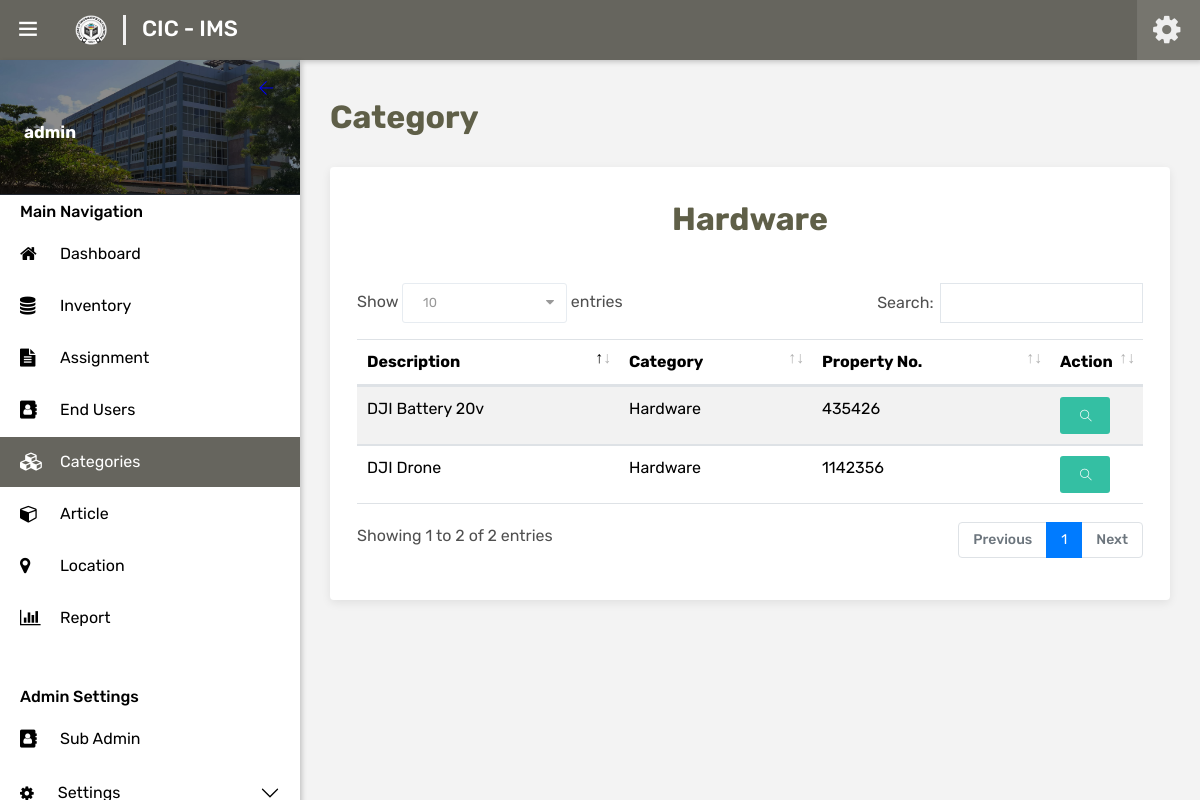
Page /admin/category-view.php?id=4 (signed in) on the earlier database version.
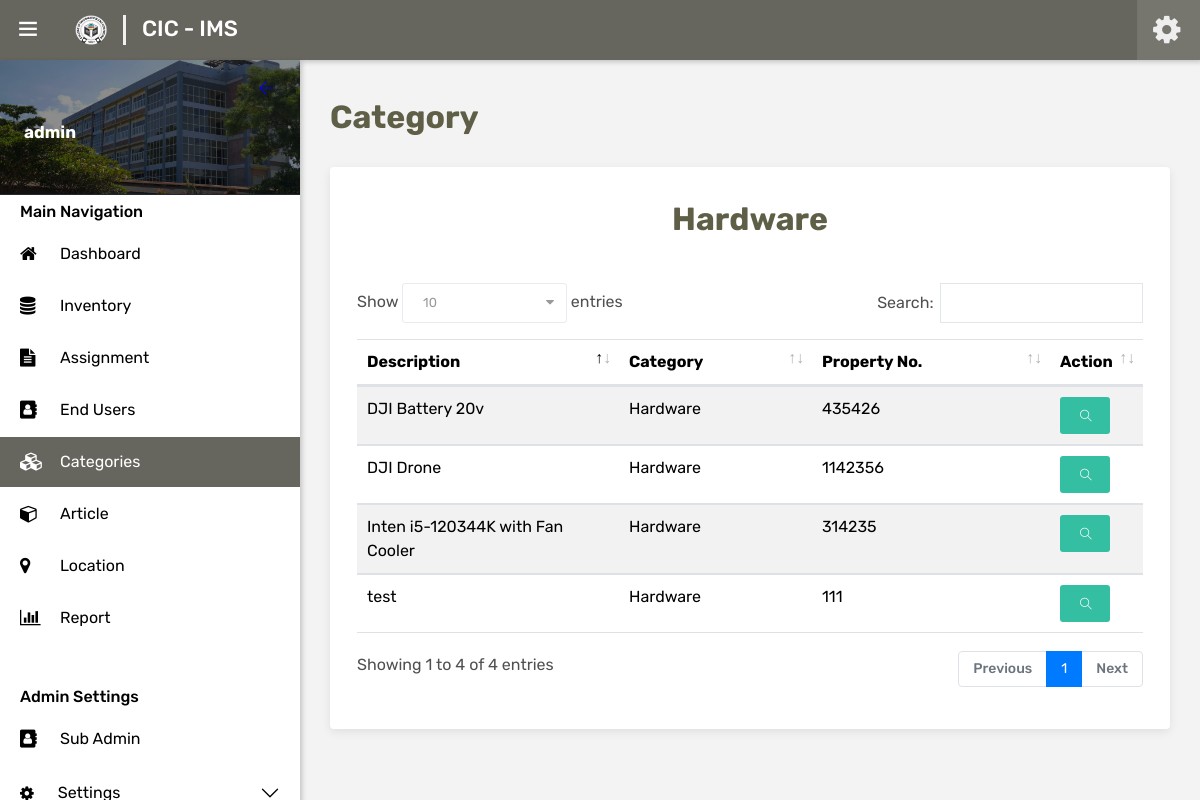
Same page on the later database version.
### tables this page shows
CREATE TABLE `inventory` (
  `inv_id` int(6) NOT NULL,
  `property_no` varchar(18) DEFAULT NULL,
  `category` int(3) DEFAULT NULL,
  `location` int(4) DEFAULT NULL,
  `article` int(4) DEFAULT NULL,
  `description` longtext NOT NULL,
  `qty_pcard` int(7) NOT NULL,
  `qty_pcount` int(7) NOT NULL,
  `unit` int(3) DEFAULT NULL,
  `unit_cost` double NOT NULL,
  `est_life` int(3) DEFAULT NULL,
  `acquisition_date` date DEFAULT NULL,
  `date_added` datetime NOT NULL DEFAULT current_timestamp(),
  `remark` int(3) DEFAULT NULL
);

CREATE TABLE `category` (
  `id` int(3) NOT NULL,
  `category_name` varchar(30) NOT NULL
);

### includes/session.php (called while the page is built, shortened)
<?php
    include('../global/model.php');
    $model = new Model();
    $account_id = $_SESSION['sess'];
    $userInfo = $model->getUserInfo($account_id);
?>

### global/model.php (called while the page is built, shortened)
<?php
	Class Model {
		private $server = "localhost";
		private $username = "root";
		private $password = "cicims";
		private $dbname = "cic_ims";
		private $conn;
		public function __construct() {
			try {
				$this->conn = new mysqli($this->server, $this->username, $this->password, $this->dbname);
			} catch (Exception $e) {
				echo "Connection failed" . $e->getMessage();
			}
		}
		public function getUserInfo($user_id) {
			$data = null;
			$query = "SELECT * FROM users WHERE id = ?";
			if ($stmt = $this->conn->prepare($query)) {
				$stmt->bind_param("i", $user_id);
				$stmt->execute();
				$result = $stmt->get_result();
				if ($result->num_rows > 0) {
					$data = $result->fetch_assoc();
				}
			}
			return $data;
		}
		public function getCategoryDetailByID($category_id) {
			$data = null;
			$query = "SELECT * FROM category WHERE id = ?";
			if ($stmt = $this->conn->prepare($query)) {
				$stmt->bind_param("i", $category_id);
				$stmt->execute();
				$result = $stmt->get_result();
				$data = $result->fetch_assoc();
			}
			return $data;
		}
		public function getCategoryInventories($category_id) {
			$data = null;
			$query = "SELECT i.*, c.id AS category_id, c.category_name
			FROM inventory i
			LEFT JOIN category c ON i.category = c.id
			WHERE i.category = ?
			ORDER BY i.date_added DESC";
			if ($stmt = $this->conn->prepare($query)) {
				$stmt->bind_param("i", $category_id);
				$stmt->execute();
				$result = $stmt->get_result();
				while ($row = $result->fetch_assoc()) {
					$data[] = $row;
				}
			}
			return $data;
		}
	}
?>

### admin/category-view.php (the view, shortened to what the changed rows need)
<?php include('../includes/session.php'); ?>
<?php
	if (isset($_GET['id'])) {
		$category_id = $_GET['id'];
		$category_detail = $model->getCategoryDetailByID($category_id);
		$category_name = $category_detail['category_name'];
		$CategoryProperties = $model->getCategoryInventories($category_id);
	}
?>
<?php include('../includes/layouts/main-layouts/html-head.php') ?>
</head>
<body class="ttr-opened-sidebar ttr-pinned-sidebar" style="background-color: #F3F3F3;">
<?php include('../includes/layouts/main-layouts/ttr-header.php') ?>
		<nav class="ttr-sidebar-navi">
			<ul>
				<?php if($userInfo['role_id'] == 1): ?>
				<li class="" style="margin-top: 0px;">
					<div class="accordion accordion-flush" id="accordionSettings">
						<div class="accordion-item">
							<h2 class="accordion-header">
							<button class="accordion-button ps-3.5 py-1 collapsed" type="button" data-bs-toggle="collapse" data-bs-target="#collapseSettings" aria-expanded="true" aria-controls="collapseSettings" ><i class="fa fa-solid fa-gear me-2 pe-3" aria-hidden="true"></i>
							Settings
							</button>
							</h2>
				</li>
				<?php endif; ?>
			</ul>
		</nav>
	</div>
</div>
<main class="ttr-wrapper" style="background-color: #F3F3F3;">
	<div class="container-fluid">
		<div class="ttr-main-header">
			<div class="float-left">
				<h2 class="title-head float-left">Category<span> </span></h2>
			</div><br><br><br>
		</div>
		<div class="row">
			<div class="col-lg-12 m-b30">
				<div class="widget-box">
					<div class="widget-inner">
						<div class="row" width="100%">
							<h2 class="text-center"><?php echo $category_name ?></h2>
							<table id="table" class="table table-striped table-hover" style="width:100%">
								<thead>
									<tr>
										<th class="col-4">Description</th>
										<th>Category</th>
										<th>Property No.</th>
										<th class="col-1">Action</th>
									</tr>
								</thead>
								<tbody>
									<?php if(!empty($CategoryProperties)): ?>
										<?php foreach ($CategoryProperties as $CategoryProperty): ?>
											<?php $inv_no = $CategoryProperty['inv_id']; ?>
											<tr>
												<td>
													<?php
														$words = explode(' ', $CategoryProperty['description']);
														echo implode(' ', array_slice($words, 0, 7));
													?>
												</td>
												<td><?php echo $CategoryProperty['category_name']; ?></td>
												<td><?php echo $CategoryProperty['property_no']; ?></td>
												<td>
														<button id="<?php echo $ics_id;?>" onclick="window.location.href='inventory-view.php?id=<?php echo $inv_no ?>'" type="submit" name="view" class="btn green" style="width: 50px; height: 37px;">
															<span data-toggle="tooltip">
																<i class="ti-search" style="font-size: 12px;"></i>
															</span>
														</button>
												</td>
											</tr>
										<?php endforeach; ?>
									<?php endif; ?>
								</tbody>
							</table>
						</div>
					</div>
				</div>
			</div>
		</div>
	</div>
</main>
</body>
</html>

Differences in the rows shown:
added inventory: description "Inten i5-120344K with Fan Cooler", category.category_name "Hardware", property_no "314235"
added inventory: description "test", category.category_name "Hardware", property_no "111"
Other differences:
text written by a page script: "Show 10 entries Search: Showing 1 to 2 of 2 entries Previous 1 Next" → "Show 10 entries Search: Showing 1 to 4 of 4 entries Previous 1 Next"
